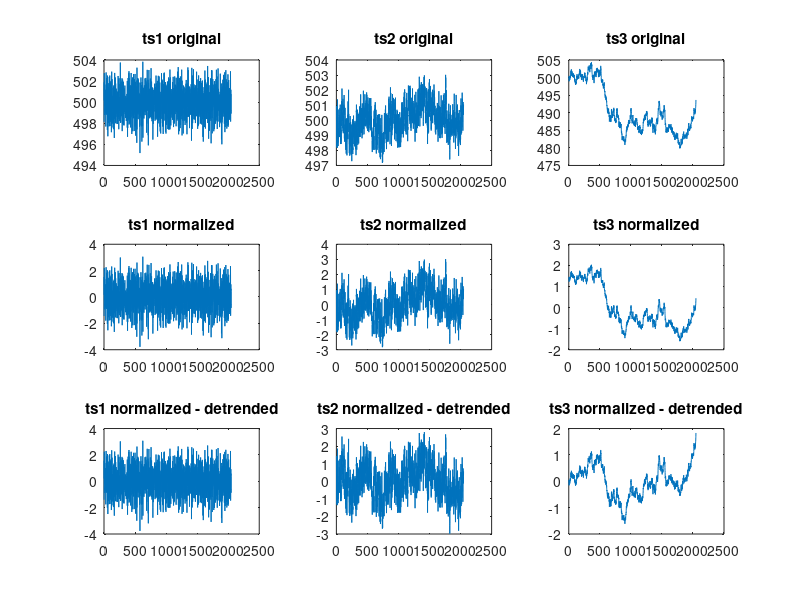

The MATLAB source for this figure: (Note: this script raises an error after producing the figure.)
%Load
clear all;
load('ts1.txt');
load('ts2.txt');
load('ts3.txt');

%Check 2^n
n1 = log2(length(ts1));
n2 = log2(length(ts2));
n3 = log2(length(ts3));

if mod(n1,1)~=0 %Integer test, make sure no decimal remainder after dividing by 1     
    error('Series must be an integer power of 2 in length.')
end
if mod(n2,1)~=0 
    error('Series must be an integer power of 2 in length.')
end
if mod(n3,1)~=0 
    error('Series must be an integer power of 2 in length.')
end

%Plot
figure;
subplot(3,3,1);
plot(ts1);
title('ts1 original');
subplot(3,3,2);
plot(ts2);
title('ts2 original');
subplot(3,3,3)
plot(ts3);
title('ts3 original');
hold on;

%Normalize
ts1n = (ts1-mean(ts1))/std(ts1);
ts2n = (ts2-mean(ts2))/std(ts2);
ts3n = (ts3-mean(ts3))/std(ts3);

subplot(3,3,4);
plot(ts1n);
title('ts1 normalized');
subplot(3,3,5);
plot(ts2n);
title('ts2 normalized');
subplot(3,3,6);
plot(ts3n);
title('ts3 normalized');

%Detrend
ts1nd = detrend(ts1n);
ts2nd = detrend(ts2n);
ts3nd = detrend(ts3n);

subplot(3,3,7);
plot(ts1nd);
title('ts1 normalized - detrended');
subplot(3,3,8);
plot(ts2nd);
title('ts2 normalized - detrended');
subplot(3,3,9);
plot(ts3nd);
title('ts3 normalized - detrended');

%Spectral slopes
s_ts1nd = sps(ts1nd,512);

s_ts2nd = sps(ts2nd,512);

s_ts3nd = sps(ts3nd,512);